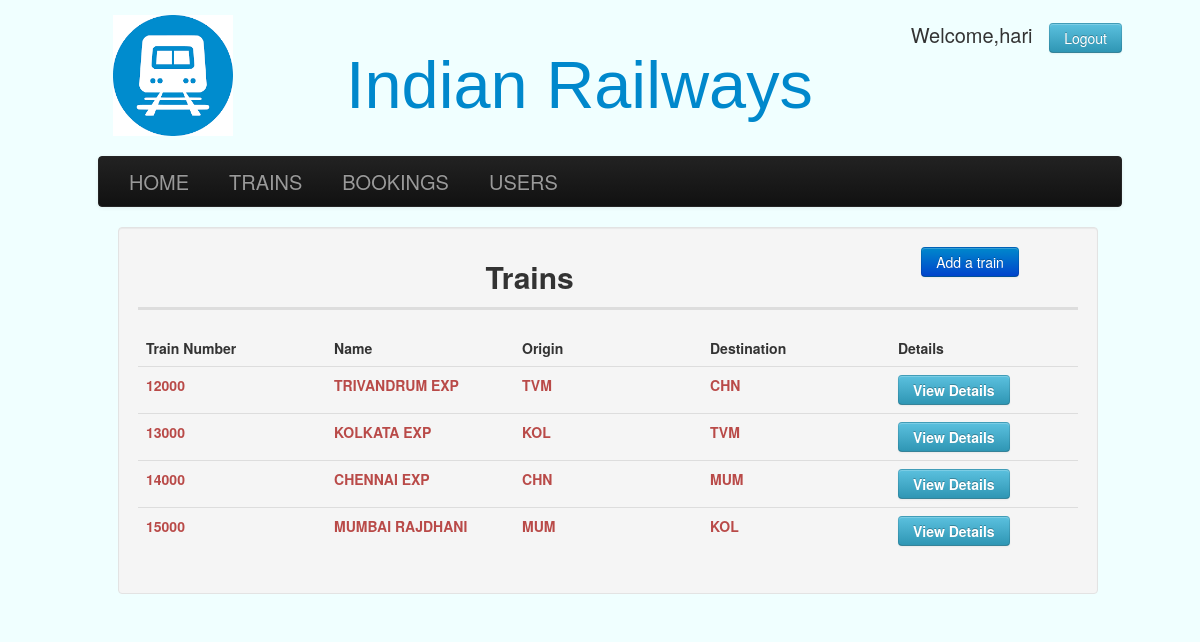
Page /admin/trains.php (signed in) on the committed database.
### tables this page shows
CREATE TABLE `train_list` (
  `Number` int NOT NULL,
  `Name` varchar(20) NOT NULL,
  `Origin` varchar(20) NOT NULL,
  `Destination` varchar(20) NOT NULL,
  `Arrival` varchar(10) NOT NULL,
  `Departure` varchar(10) NOT NULL,
  `Mon` varchar(2) NOT NULL,
  `Tue` varchar(2) NOT NULL,
  `Wed` varchar(2) NOT NULL,
  `Thu` varchar(2) NOT NULL,
  `Fri` varchar(2) NOT NULL,
  `Sat` varchar(2) NOT NULL,
  `Sun` varchar(2) NOT NULL,
  `1A` int NOT NULL,
  `2A` int NOT NULL,
  `3A` int NOT NULL,
  `SL` int NOT NULL,
  `General` int NOT NULL
);

### admin/trains.php (the view, shortened to what this page needs)
<?php
require '../firstimport.php';
?>
<!DOCTYPE html>
<html lang="en">
<head>
    <link href="../css/bootstrap.min.css" rel="stylesheet">
    <link href="../css/Default.css" rel="stylesheet">
</head>
<body>
    <div class="wrap">
        <div class="header">
            <div style="float:left;width:120px;padding: 15px;">
                <img src="../images/train.png" />
            </div>
            <div>
                <div style="float:right; font-size:20px;margin-top:20px;">
                    <?php
if (isset($_SESSION['name'])) {
    echo "Welcome," . $_SESSION['name'] . "&nbsp;&nbsp;&nbsp;<a href=\"../logout.php\" class=\"btn btn-info\">Logout</a>";
} else {
    ?>
                    <a href="login1.php" class="btn btn-info">Login</a>&nbsp;&nbsp;&nbsp;&nbsp;
                    <a href="signup.php?value=0" class="btn btn-info">Signup</a>
                    <?php }?>
                </div>
                <div id="heading">
                    <a href="index.php">Indian Railways</a>
                </div>
            </div>
        </div>
        <div class="navbar navbar-inverse">
            <div class="navbar-inner">
                <div class="container">
                    <a class="brand" href="index.php">HOME</a>
                    <a class="brand" href="trains.php">TRAINS</a>
                    <a class="brand" href="bookings.php">BOOKINGS</a>
                    <a class="brand" href="users.php">USERS</a>
                </div>
            </div>
        </div>
        <div class="span12 well">
            <div style="border-bottom: 3px solid #ddd; display: flex; justify-content: center;">
                <div style="flex: 5" align="center">
                    <h2>Trains</h2>
                </div>
                <div style="flex: 1">
                    <a href="add_train.php" class="btn btn-primary">Add a train</a>
                </div>
            </div>
            <br>
            <div>
                <table class="table">
                    <tr>
                        <th style="width:100px;border-top:0px;">Train Number</th>
                        <th style="width:100px;border-top:0px;">Name</th>
                        <th style="width:100px;border-top:0px;">Origin</th>
                        <th style="width:100px;border-top:0px;">Destination</th>
                        <th style="width:100px;border-top:0px;">Details</th>
                    </tr>
                    <?php
                        $sql = "SELECT * FROM train_list";
                        $res = mysqli_query($conn, $sql);
                        while ($row = mysqli_fetch_array($res)) {
                            ?>
                    <tr class="text-error">
                        <th style="width:100px;"> <?php echo $row['Number']; ?> </th>
                        <th style="width:100px;"> <?php echo $row['Name']; ?> </th>
                        <th style="width:100px;"> <?php echo $row['Origin']; ?> </th>
                        <th style="width:100px;"> <?php echo $row['Destination']; ?> </th>
                        <th style="width:100px;"> <a href="train_det.php?id=<?php echo $row['Number']; ?>"
                                class="btn btn-info">View Details</a> </th>
                    </tr>
                    <?php
                    }
                    ?>
                </table>
            </div>
        </div>
    </div>
</body>
</html>

### css/Default.css (style rules this page uses)
.header { height: 156px; padding: 0; font-size: 14px; width:100%; }
.wrap { position:absolute; width:1024px; background-color:azure; padding:0 10px; }
#heading { text-align:center; font-size:50pt; font-family:verdana,helvetica,arial,sans-serif; color:#993366; padding-top:35pt; line-height:normal; }
.navbar .brand { padding:10px 30px 10px; }
.span12 { margin-right:20px; }

### rows in the picture
train_list: Number "12000", Name "TRIVANDRUM EXP", Origin "TVM", Destination "CHN"
train_list: Number "13000", Name "KOLKATA EXP", Origin "KOL", Destination "TVM"
train_list: Number "14000", Name "CHENNAI EXP", Origin "CHN", Destination "MUM"
train_list: Number "15000", Name "MUMBAI RAJDHANI", Origin "MUM", Destination "KOL"

### other values in the picture
$_SESSION['name'] "hari"
